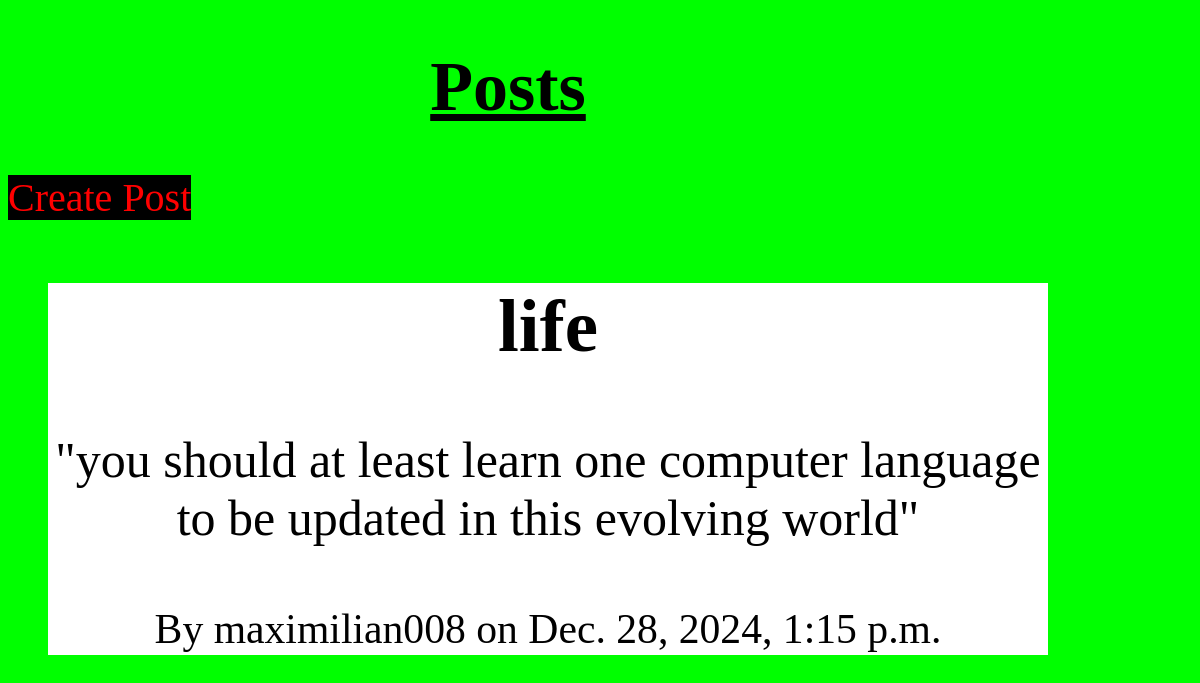
/post_list/, run on the app's committed database.
### socializing/models.py (models this page shows, shortened)
class Post(models.Model):
    author = models.ForeignKey(User,on_delete=models.CASCADE)
    title = models.CharField(max_length=200)
    content = models.TextField()
    created_at = models.DateTimeField(auto_now_add=True)
    updated_at = models.DateTimeField(auto_now_add=True)

### socializing/views.py (the view)
# urls.py: path('post_list/',views.post_list,name='post_list'),
def post_list(request):
    posts = Post.objects.all().order_by('-created_at')
    return render(request,'socializing/post_list.html',{'posts':posts})

### socializing/templates/socializing/post_list.html (shortened to what this page needs)
<!DOCTYPE html>
<html>
<head>
</head>
<body>
    <h1>Posts</h1>
    <a href="{% url 'post_create' %}">Create Post</a>
    <ul>
        {% for post in posts %}
            <li>
                <h2>{{ post.title }}</h2>
                <p>"{{ post.content }}"</p>
                <div>
                    <small>By {{ post.author }} on {{ post.created_at}}</small>
                </div>
            </li>
        {% endfor %}
    </ul>
</body>
</html>

### socializing/templates/socializing/post_list.html (style rules this page uses)
body { background-color:rgb(0,255,0); background-repeat:no-repeat; background-attachment:fixed: }
h1 { text-align:center; width:1000px; color:black; text-decoration:underline; font-size:70px; }
a { color:rgb(255,0,0); background-color:rgb(0,0,0); font-size:40px; text-decoration:none; width:600px; text-align:center; }
ul { list-style-type:none; text-decoration:none; }
li { text-align:center; width:1000px; font-size:50px; text-decoration:none; background-color:white; }

### data on the page
Post: title "life", content "you should at least learn one computer language to be updated in this evolving world", author "maximilian008", created_at "Dec. 28, 2024, 1:15 p.m."
